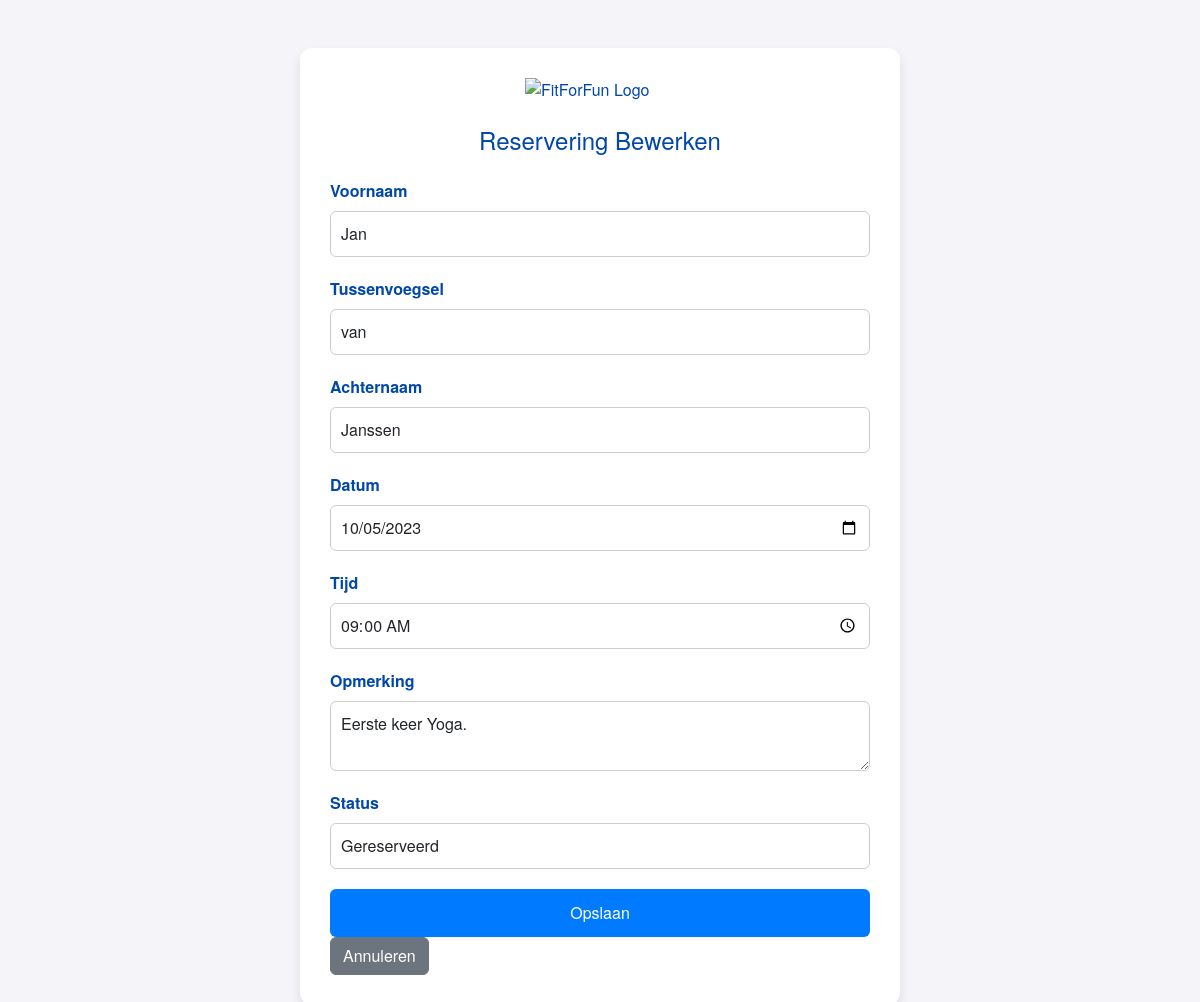
/LesOverzicht/public/wijzigen_reservering.php?id=1, run on an earlier commit of the app's database.
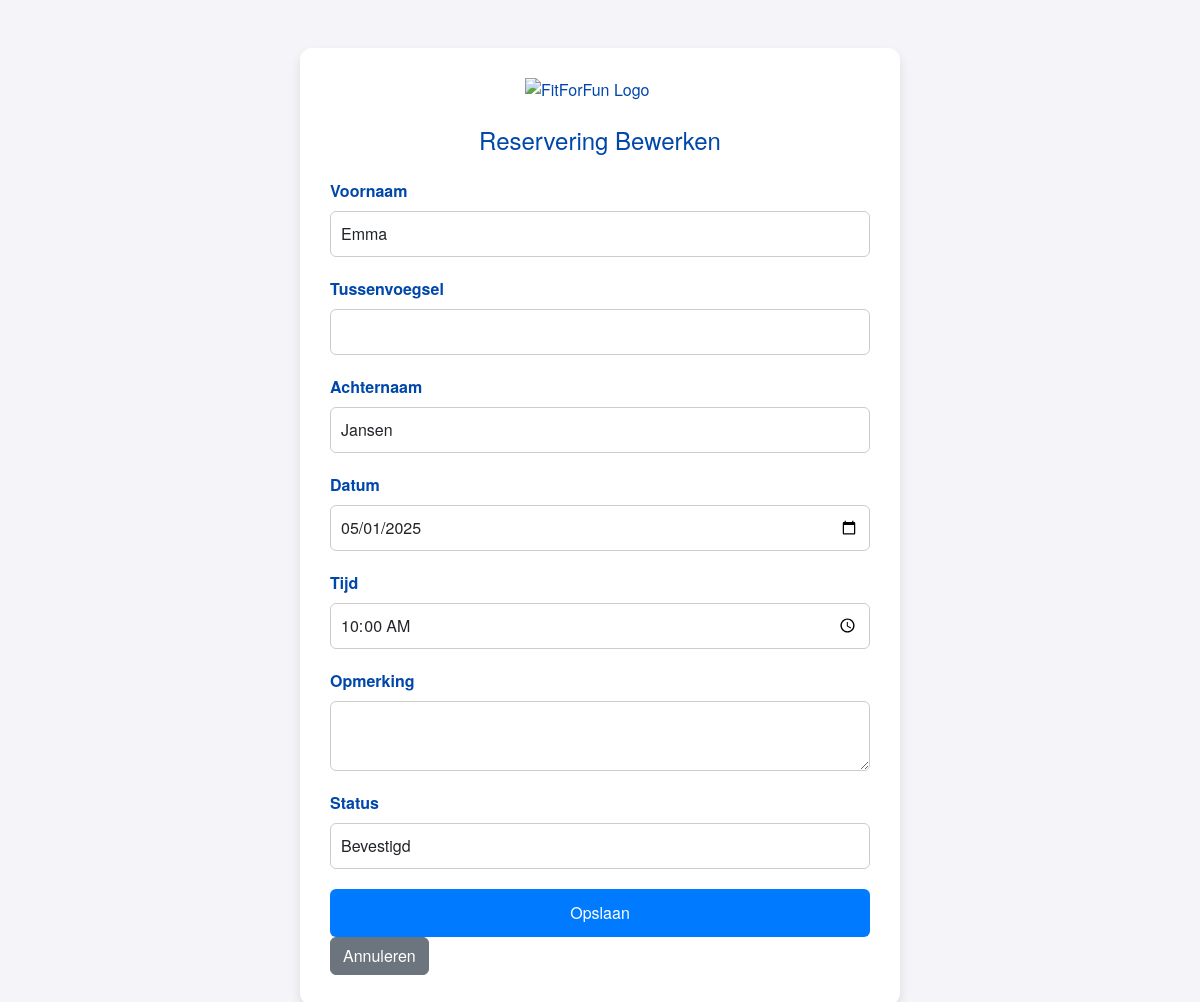
And on a later commit of the database.
### tables this page shows
CREATE TABLE Reservering (
    Id INT NOT NULL AUTO_INCREMENT,
    Voornaam VARCHAR(50) NOT NULL,
    Tussenvoegsel VARCHAR(10),
    Achternaam VARCHAR(50) NOT NULL,
    Nummer MEDIUMINT NOT NULL,
    LesId INT NOT NULL,  
    Datum DATE NOT NULL,
    Tijd TIME NOT NULL,
    Reserveringstatus VARCHAR(20) NOT NULL,
    Isactief BIT NOT NULL,
    Opmerking VARCHAR(250),
    Datumaangemaakt DATETIME(6) NOT NULL,
    Datumgewijzigd DATETIME(6) NOT NULL,
    PRIMARY KEY (Id),
    FOREIGN KEY (LesId) REFERENCES Les(Id)  
);

### LesOverzicht/public/wijzigen_reservering.php (the view, shortened to what this page needs)
<?php
$servername = "localhost";
$username = "root";
$password = "";
$dbname = "fitforfun";
$conn = new mysqli($servername, $username, $password, $dbname);
if (isset($_GET["id"])) {
    $id = intval($_GET["id"]);
    $sql = "SELECT * FROM Reservering WHERE Id = ?";
    $stmt = $conn->prepare($sql);
    $stmt->bind_param("i", $id);
    $stmt->execute();
    $result = $stmt->get_result();
    $reservation = $result->fetch_assoc();
} else {
    die("Geen reserverings-ID opgegeven.");
}
?>
<!DOCTYPE html>
<html lang="nl">
<head>
    <link href="https://stackpath.bootstrapcdn.com/bootstrap/5.3.0/css/bootstrap.min.css" rel="stylesheet">
    <link rel="stylesheet" href="formulier.css">
</head>
<body>
<div class="container mt-5">
    <img src="https://www.burda-forward.de/files/images/03_Media/Brands/FitForFun/BF_Media_Brands_FitForFun_logo.png" alt="FitForFun Logo" class="logo mb-4">
    <h1 class="mb-4">Reservering Bewerken</h1>
    <form method="POST" action="wijzigen_reservering.php?id=<?php echo $reservation['Id']; ?>">
        <div class="mb-3">
            <label for="voornaam" class="form-label">Voornaam</label>
            <input type="text" class="form-control" id="voornaam" name="voornaam" value="<?php echo htmlspecialchars($reservation['Voornaam']); ?>" required>
        </div>
        <div class="mb-3">
            <label for="tussenvoegsel" class="form-label">Tussenvoegsel</label>
            <input type="text" class="form-control" id="tussenvoegsel" name="tussenvoegsel" value="<?php echo htmlspecialchars($reservation['Tussenvoegsel']); ?>">
        </div>
        <div class="mb-3">
            <label for="achternaam" class="form-label">Achternaam</label>
            <input type="text" class="form-control" id="achternaam" name="achternaam" value="<?php echo htmlspecialchars($reservation['Achternaam']); ?>" required>
        </div>
        <div class="mb-3">
            <label for="datum" class="form-label">Datum</label>
            <input type="date" class="form-control" id="datum" name="datum" value="<?php echo htmlspecialchars($reservation['Datum']); ?>" required>
        </div>
        <div class="mb-3">
            <label for="tijd" class="form-label">Tijd</label>
            <input type="time" class="form-control" id="tijd" name="tijd" value="<?php echo htmlspecialchars($reservation['Tijd']); ?>" required>
        </div>
        <div class="mb-3">
            <label for="opmerking" class="form-label">Opmerking</label>
            <textarea class="form-control" id="opmerking" name="opmerking"><?php echo htmlspecialchars($reservation['Opmerking']); ?></textarea>
        </div>
        <div class="mb-3">
            <label for="status" class="form-label">Status</label>
            <input type="text" class="form-control" id="status" name="status" value="<?php echo htmlspecialchars($reservation['Reserveringstatus']); ?>" required>
        </div>
        <button type="submit" class="btn btn-primary">Opslaan</button>
        <a href="lessen.php" class="btn btn-secondary">Annuleren</a>
    </form>
</div>
</body>
</html>

What changed in the data, as far as the page shows it:
changed reservering: voornaam "Jan" → "Emma"; achternaam "Janssen" → "Jansen"; datum "10/05/2023" → "05/01/2025"; tijd "09:00:00" → "10:00:00"; status "Gereserveerd" → "Bevestigd"; tussenvoegsel "van" → (not shown); opmerking "Eerste keer Yoga." → (not shown)
